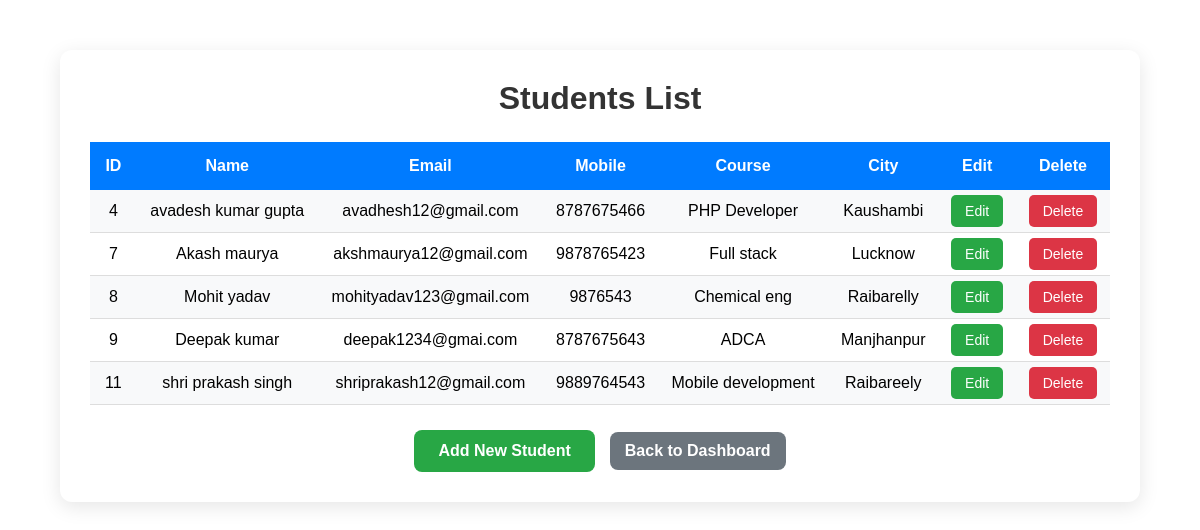
The app's page /controllers/StudentController.php?action=list (signed in) with its own data.
### tables this page shows
CREATE TABLE `students` (
  `id` int(11) NOT NULL,
  `name` varchar(100) DEFAULT NULL,
  `email` varchar(100) DEFAULT NULL,
  `mobile` varchar(15) DEFAULT NULL,
  `course` varchar(100) DEFAULT NULL,
  `city` varchar(100) DEFAULT NULL,
  `created_at` timestamp NOT NULL DEFAULT current_timestamp()
);

### models/StudentModel.php (called while the page is built, shortened)
<?php
class StudentModel{
    private $conn;
    public function __construct($conn){
        $this->conn = $conn;
    }
    public function getAll(){
        $sql = "select * from students";
        $result = mysqli_query($this->conn, $sql);
        $data = [];
        while ($row = mysqli_fetch_assoc($result)){
            $data[] = $row;
        }
        return $data;
    }
}
?>

### views/students/list.php (the view, shortened to what this page needs)
<!DOCTYPE html>
<html lang="en">
<head>
    <link rel="stylesheet" href="/phptutorials/database_php_project/userAndStudent_management_system1/assets/css/style.css">
</head>
<body>
    <div class="table-container">
        <h2>Students List</h2>
        <table>
            <tr>
                <th>ID</th>
                <th>Name</th>
                <th>Email</th>
                <th>Mobile</th>
                <th>Course</th>
                <th>City</th>
                <th>Edit</th>
                <th>Delete</th>
            </tr>
            <?php foreach($students as $student){ ?>
                <tr>
                    <td><?php echo $student['id']; ?></td>
                    <td><?php echo $student['name']; ?></td>
                    <td><?php echo $student['email']; ?></td>
                    <td><?php echo $student['mobile']; ?></td>
                    <td><?php echo $student['course']; ?></td>
                    <td><?php echo $student['city']; ?></td>
                    <td>
                        <a href="/phptutorials/database_php_project/userAndStudent_management_system1/controllers/StudentController.php?action=edit&id=<?php echo $student['id']; ?>"
                           class="edit-btn">
                            Edit
                        </a>
                    </td>
                    <td>
                        <a href="/phptutorials/database_php_project/userAndStudent_management_system1/controllers/StudentController.php?action=delete&id=<?php echo $student['id']; ?>"
                           class="delete-btn"
                           onclick="return confirm('Are you sure')">
                            Delete
                        </a>
                    </td>
                </tr>
            <?php } ?>
        </table>
        <div class="btn-container">
            <a href="../views/students/create.php" class="add-btn">Add New Student</a>
            <a href="../dashboard.php" class="back-btn">Back to Dashboard</a>
        </div>
    </div>
</body>
</html>

### assets/css/style.css (style rules this page uses)
* { margin: 0; padding: 0; box-sizing: border-box; font-family: Arial, sans-serif; }
.table-container { width: 90%; max-width: 1100px; margin: 50px auto; background: #fff; padding: 30px; border-radius: 12px; box-shadow: 0 5px 20px rgba(0,0,0,0.1); }
.table-container h2 { text-align: center; margin-bottom: 25px; color: #333; font-size: 32px; }
table { width: 100%; border-collapse: collapse; }
th { background: #007bff; color: white; padding: 15px; text-align: center; }
td { padding: 12px; text-align: center; border-bottom: 1px solid #ddd; }
tr:nth-child(even) { background: #f8f9fa; }
.btn-container { margin-top: 25px; display: flex; justify-content: center; align-items: center; gap: 15px; }
.add-btn, .back-btn { text-decoration: none; color: white; padding: 12px 24px; border-radius: 8px; font-weight: 600; transition: 0.3s; }
.add-btn { background: #28a745; }
.back-btn { background: #6c757d; }
.delete-btn { text-decoration: none; background: #dc3545; color: white; padding: 8px 14px; border-radius: 5px; font-size: 14px; }
.edit-btn { text-decoration: none; background: #28a745; color: white; padding: 8px 14px; border-radius: 5px; font-size: 14px; }
.back-btn { background:#6c757d; }
.back-btn { text-decoration: none; color: white; padding: 8px 16px; border-radius: 8px; font-weight: 600; transition: 0.3s; }
.back-btn { display: inline-block; text-decoration: none; background: #6c757d; color: white; padding: 10px 15px; border-radius: 8px; font-weight: 600; transition: 0.3s; }

### records on screen
students: id "4", name "avadesh kumar gupta", email "avadhesh12@gmail.com", mobile "8787675466", course "PHP Developer", city "Kaushambi"
students: id "7", name "Akash maurya", email "akshmaurya12@gmail.com", mobile "9878765423", course "Full stack", city "Lucknow"
students: id "8", name "Mohit yadav", email "mohityadav123@gmail.com", mobile "9876543", course "Chemical eng", city "Raibarelly"
students: id "9", name "Deepak kumar", email "deepak1234@gmai.com", mobile "8787675643", course "ADCA", city "Manjhanpur"
students: id "11", name "shri prakash singh", email "shriprakash12@gmail.com", mobile "9889764543", course "Mobile development", city "Raibareely"
